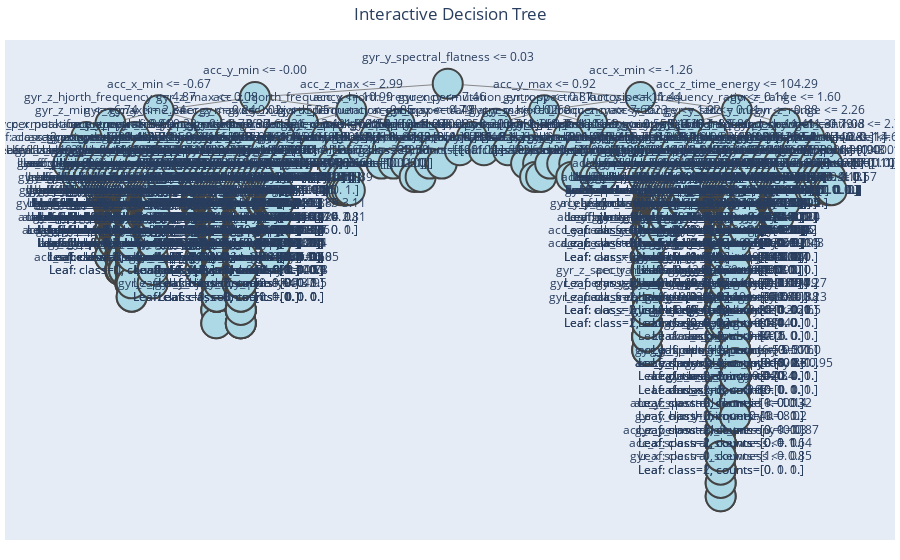

Notebook code cell kept with this figure:
### Code cell
import plotly.graph_objects as go
import networkx as nx
from sklearn.tree import _tree

def add_nodes_edges(tree, feature_names, parent=None, node_id=0, depth=0, G=None, pos=None, x=0, y=0, dx=1.0):
    """Recursively add nodes/edges for plotly tree"""
    if G is None:
        G = nx.DiGraph()
        pos = {}
    
    # Node label
    if tree.feature[node_id] != _tree.TREE_UNDEFINED:
        name = f"{feature_names[tree.feature[node_id]]} <= {tree.threshold[node_id]:.2f}"
    else:
        # Leaf node
        values = tree.value[node_id][0]
        name = f"Leaf: class={values.argmax()}, counts={values}"
    
    G.add_node(node_id, label=name, depth=depth)
    pos[node_id] = (x, y)
    
    if parent is not None:
        G.add_edge(parent, node_id)
    
    if tree.feature[node_id] != _tree.TREE_UNDEFINED:
        # Left child
        add_nodes_edges(tree, feature_names, node_id, tree.children_left[node_id], depth+1, G, pos, x-dx, y-1, dx/2)
        # Right child
        add_nodes_edges(tree, feature_names, node_id, tree.children_right[node_id], depth+1, G, pos, x+dx, y-1, dx/2)
    
    return G, pos

# Build graph from sklearn DecisionTreeClassifier
tree = model.tree_
G, pos = add_nodes_edges(tree, list(X.columns))

# Create edge traces
edge_x, edge_y = [], []
for edge in G.edges():
    x0, y0 = pos[edge[0]]
    x1, y1 = pos[edge[1]]
    edge_x += [x0, x1, None]
    edge_y += [y0, y1, None]

edge_trace = go.Scatter(x=edge_x, y=edge_y,
                        line=dict(width=1, color='#888'),
                        hoverinfo='none',
                        mode='lines')

# Create node traces
node_x, node_y, labels = [], [], []
for node, data in G.nodes(data=True):
    x, y = pos[node]
    node_x.append(x)
    node_y.append(y)
    labels.append(data['label'])

node_trace = go.Scatter(
    x=node_x, y=node_y,
    mode='markers+text',
    text=labels,
    textposition="top center",
    hoverinfo="text",
    marker=dict(
        showscale=False,
        color="lightblue",
        size=30,
        line_width=2))

# Final figure
fig = go.Figure(data=[edge_trace, node_trace],
                layout=go.Layout(
                    title="Interactive Decision Tree",
                    title_x=0.5,
                    showlegend=False,
                    hovermode='closest',
                    margin=dict(b=20,l=5,r=5,t=40),
                    xaxis=dict(showgrid=False, zeroline=False, showticklabels=False),
                    yaxis=dict(showgrid=False, zeroline=False, showticklabels=False))
               )

fig.show()

### Figure 1 — Plotly figure (JSON) as saved in the notebook; plotly's stock layout.template omitted (floating-point values rounded to 4 significant figures; data arrays with more than 128 entries replaced by an {"elided": "..."} marker saying what was removed)
{"data": [{"hoverinfo": "none", "line": {"color": "#888", "width": 1}, "mode": "lines", "type": "scatter", "x": {"elided": "3042 float values"}, "y": {"elided": "3042 int values"}}, {"hoverinfo": "text", "marker": {"color": "lightblue", "line": {"width": 2}, "showscale": false, "size": 30}, "mode": "markers+text", "text": {"elided": "1015 str values"}, "textposition": "top center", "type": "scatter", "x": {"elided": "1015 float values"}, "y": {"elided": "1015 int values"}}], "layout": {"hovermode": "closest", "margin": {"b": 20, "l": 5, "r": 5, "t": 40}, "showlegend": false, "title": {"text": "Interactive Decision Tree", "x": 0.5}, "xaxis": {"showgrid": false, "showticklabels": false, "zeroline": false}, "yaxis": {"showgrid": false, "showticklabels": false, "zeroline": false}}}
